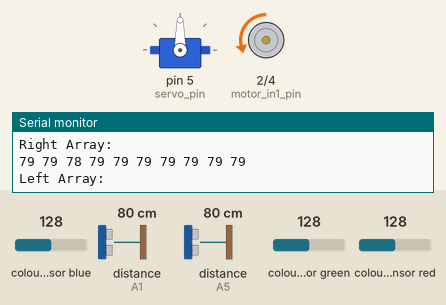
Simulated run of this sketch. Board: Arduino Uno, built with avr-gcc and run on an emulated ATmega328P. Shown: servo, motor-driver pin pairs drawn as motors (green arrow = first pin HIGH = forward, orange = second pin HIGH = backward, longer = more drive, scaled by the enable pin), the last lines printed to the serial monitor. Wiring (inferred from the names in the program): 2 × ultrasonic range finder: trigger A0, echo A1 / trigger A4, echo A5; TCS3200 colour sensor: output pin 9; S2 pin 11; S3 pin 10; S0 pin 13; S1 pin 12. The test bench sets the inputs (shaded band); at power-on: distance to the obstacle (sensors on A1, A5) 80 cm, colour sensor blue 128, colour sensor green 128, colour sensor red 128. The echo pulse lasts 58.3 µs per cm.

Above: at 1.3 s.
1.4 s: distance to the obstacle (sensor on A1) set to 253 cm
2.9 s: distance to the obstacle (sensor on A1) set to 262 cm
At 3.5 s:
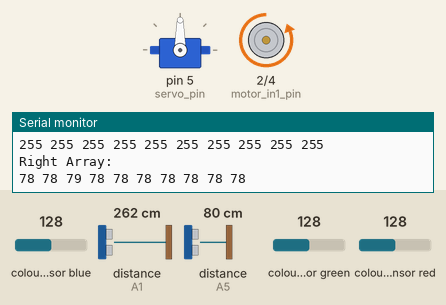
At 5.36 s:
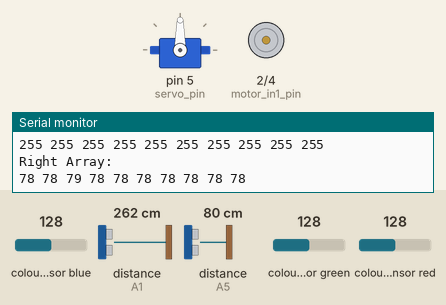
5.9 s: distance to the obstacle (sensor on A5) set to 2 cm
Timing chart, 0 to 9.2 s (numbered marks = the images above; inputs shaded):
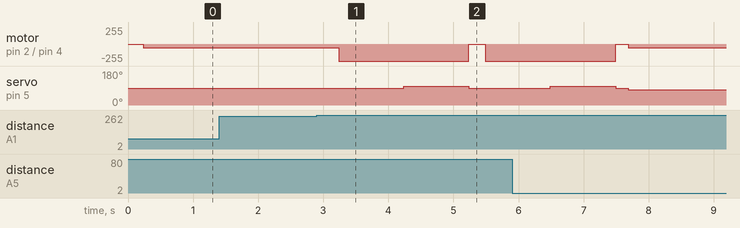

Measured:
- the behaviour switches between 257 and 258 cm on distance to the obstacle (sensor on A1) (found by bisection; images 0 and 1)
- after the input at 2.9 s, motor on pin 2 (motor_in1_pin) / pin 4 (motor_in2_pin): backward 56/255 → backward 255/255 after 0.34 s, → stopped 2.0 s later, → backward 255/255 0.25 s later; servo on pin 5 (servo_pin): 90° → 100° after 1.3 s, → 90° 1.0 s later

The sketch:

simple_ard_code.ino
```cpp
/*
   Rosserial serial_node to subscribe to cmd_vel and generate PWM signals for
   the motor speed controller
   Also publishes the PWM values to the chatter topic
   Also turns the robot by moving the servo
*/

// Import all the Header Files
#include <Servo.h>

/* Pin Configuration */
// Color sensor pins
#define S0 13
#define S1 12
#define S2 11
#define S3 10
#define sensorOut 9

// Servo PWM Pin
#define servo_pin 5

// Motor Config
#define max_pwm 255
#define motor_pwm_pin 3
#define motor_in1_pin 2
#define motor_in2_pin 4

// Ultrasonic Sensor Pins
#define trigger_us_left A0
#define echo_us_left A1
#define trigger_us_right A4
#define echo_us_right A5

// Velocity Parameters
#define max_linear_vel 0.22   // Range: 0-1
#define max_angular_vel 0.80  // Range: 0-1

/* Calibrated sensor values */
// Define the color thresholds here
#define O_lowerRed 27
#define O_upperRed 65
#define O_lowerGreen 65
#define O_upperGreen 105
#define O_lowerBlu 65
#define O_upperBlu 105

#define B_lowerRed 70
#define B_upperRed 165
#define B_lowerGreen 25
#define B_upperGreen 110
#define B_lowerBlu 15
#define B_upperBlu 80

/* Global Variables */
// Distance calculation
long timeElapsed = 0;
float distance = 0;

// Define the number of elements in the array
#define max_array_size 10

// Define the distance threshold
#define distance_extreme_right 25
#define distance_extreme_left 25
#define distance_center 30
#define distance_max 255

// Stores frequency read by the photodiodes
int redFrequency = 0;
int greenFrequency = 0;
int blueFrequency = 0;
String color = "";

// Command angle for the servo
int servo_angle_pos = 90;

// Global iterator to iterate through the array
int global_iterator = 0;

// Arrays to store the distance values
int prox_sensor_left[max_array_size];
int prox_sensor_right[max_array_size];

// Variables to store the average of the array
int prox_sensor_left_avg = 0;
int prox_sensor_right_avg = 0;

Servo servo;

int get_distance_from_sensor(const int trigger_pin, const int echo_pin) {
  // Function to get the distance from the ultrasonic sensor
  // Trigger the ultrasonic sensor
  digitalWrite(trigger_pin, LOW);
  delayMicroseconds(2);
  digitalWrite(trigger_pin, HIGH);
  delayMicroseconds(10);
  digitalWrite(trigger_pin, LOW);

  // Get the time elapsed for the ultrasonic sensor to send and receive the
  // signal
  timeElapsed = pulseIn(echo_pin, HIGH);

  // Calculate the distance from the time elapsed
  distance = (timeElapsed * 0.034) / 2;

  // Distance has to be returned in integer, so ensure overflow doesnt happen
  return distance > 255 ? 255 : distance;
}

void redRead() {
  digitalWrite(S2, LOW);
  digitalWrite(S3, LOW);
  redFrequency = pulseIn(sensorOut, LOW);
}
void greenRead() {
  digitalWrite(S2, HIGH);
  digitalWrite(S3, HIGH);
  greenFrequency = pulseIn(sensorOut, LOW);
}
void blueRead() {
  digitalWrite(S2, LOW);
  digitalWrite(S3, HIGH);
  blueFrequency = pulseIn(sensorOut, LOW);
}

void colorSense() {
  redRead();
  greenRead();
  blueRead();
  // Condition to check if the color is orange
  if (O_lowerRed < redFrequency && redFrequency < O_upperRed &&
      O_lowerGreen < greenFrequency && greenFrequency < O_upperGreen &&
      O_lowerBlu < blueFrequency && blueFrequency < O_upperBlu) {
    color = "orange";
  }
  // Condition to check if the color is blue
  else if (B_lowerRed < redFrequency && redFrequency < B_upperRed &&
           B_lowerGreen < greenFrequency && greenFrequency < B_upperGreen &&
           B_lowerBlu < blueFrequency && blueFrequency < B_upperBlu) {
    color = "blue";
  } else {
    color = "none";
  }
}

int get_average(int array[]) {
  int sum = 0;
  for (int i = 0; i < max_array_size; i++) {
    sum += array[i];
  }
  return int(sum / max_array_size);
}

void move_robot(const float linear_vel, const float angular_vel) {
  // Linear velocity is the velocity of the robot in the forward direction
  // Angular velocity is the velocity of the robot in the angular direction
  // linear_vel and angular_vel are in the range of -1 to 1
  // Makes the motor drive in only forward direction with a PWM value of 0-255
  int pwm = linear_vel * max_pwm;
  int in1 = LOW;
  int in2 = HIGH;

  if (pwm < 0) {
    in1 = HIGH;
    in2 = LOW;
    pwm = pwm * -1;
  }

  // Write the values to the motor
  analogWrite(motor_pwm_pin, pwm);
  digitalWrite(motor_in1_pin, in1);
  digitalWrite(motor_in2_pin, in2);

  // Refactor the below code
  if (angular_vel > 0) {
    servo_angle_pos = 90 + (angular_vel * 10);
  } else if (angular_vel < 0) {
    servo_angle_pos = 90 + (angular_vel * 10);
  } else {
    servo_angle_pos = 90;
  }

  // Convert the servo angle position to the int
  servo_angle_pos = int(servo_angle_pos);
  // Write the servo angle position
  servo.write(servo_angle_pos);
}

void hard_coded_left_turn() {
  // Function to turn the robot left
  // Turn the robot left by 90 degrees
  move_robot(1, 0);
  delay(1000);
  move_robot(1, 1);
  delay(1000);
  move_robot(0, 0);
}

void hard_coded_right_turn() {
  // Function to turn the robot right
  // Turn the robot right by 90 degrees
  move_robot(1, 0);
  delay(1000);
  move_robot(1, -1);
  delay(1000);
  move_robot(0, 0);
}

void take_action() {
  // Function to take action based on the color sensed and the distance
  // calculated
  // If the color is none, check the distance
  // Condition to check if the robot is in the center of the path
  if (prox_sensor_left_avg < distance_max &&
      prox_sensor_left_avg > distance_center &&
      prox_sensor_right_avg < distance_max &&
      prox_sensor_right_avg > distance_center) {
    move_robot(max_linear_vel, 0);
    return;
  }
  // Condition to check if the robot is in the extreme left of the path
  else if (prox_sensor_left_avg < distance_extreme_left &&
           prox_sensor_right_avg > distance_center) {
    move_robot(max_linear_vel, max_angular_vel);
    return;
  }
  // Condition to check if the robot is in the extreme right of the path
  else if (prox_sensor_left_avg > distance_center &&
           prox_sensor_right_avg < distance_extreme_right) {
    move_robot(max_linear_vel, -max_angular_vel);
    return;
  }
  // Condition to check if the robot is in open left space
  else if (prox_sensor_left_avg >= distance_max &&
           prox_sensor_right_avg > distance_extreme_right) {
    // Insert a harcoded left turn here
    hard_coded_left_turn();
    return;
  }
  // Condition to check if the robot is in open right space
  else if (prox_sensor_left_avg > distance_extreme_left &&
           prox_sensor_right_avg >= distance_max) {
    // Insert a harcoded right turn here
    hard_coded_right_turn();
    return;
  }
}

void setup() {
  // Setup the color sensor pins
  pinMode(S0, OUTPUT);
  pinMode(S1, OUTPUT);
  pinMode(S2, OUTPUT);
  pinMode(S3, OUTPUT);
  pinMode(sensorOut, INPUT);
  // Setting frequency scaling to 20%
  digitalWrite(S0, HIGH);
  digitalWrite(S1, LOW);

  // Setup the motor pins
  pinMode(motor_pwm_pin, OUTPUT);
  pinMode(motor_in1_pin, OUTPUT);
  pinMode(motor_in2_pin, OUTPUT);

  // Set the motor to stop
  digitalWrite(motor_in1_pin, LOW);
  digitalWrite(motor_in2_pin, LOW);

  // Setup the ultrasonic sensor pins
  pinMode(trigger_us_left, OUTPUT);
  pinMode(trigger_us_right, OUTPUT);
  pinMode(echo_us_left, INPUT);
  pinMode(echo_us_right, INPUT);

  // Setup the servo
  servo.attach(servo_pin);
  servo.write(servo_angle_pos);
  delay(100);

  // Setup the serial communication
  Serial.begin(9600);
  Serial.println("Robot is ready");
}

void loop() {
  // Get the color values from the color sensor and publish them
  colorSense();

  if (global_iterator < max_array_size) {
    prox_sensor_left[global_iterator] =
        get_distance_from_sensor(trigger_us_left, echo_us_left);
    prox_sensor_right[global_iterator] =
        get_distance_from_sensor(trigger_us_right, echo_us_right);
    global_iterator++;
  }
  // If the array is full, calculate the average of the array and take action
  else if (global_iterator == max_array_size) {
    // Print the contents of array
    Serial.println("Left Array: ");
    for (int i = 0; i < max_array_size; i++) {
      Serial.print(prox_sensor_left[i]);
      Serial.print(" ");
    }
    Serial.println();
    Serial.println("Right Array: ");
    for (int i = 0; i < max_array_size; i++) {
      Serial.print(prox_sensor_right[i]);
      Serial.print(" ");
    }
    Serial.println();
    prox_sensor_left_avg = get_average(prox_sensor_left);
    prox_sensor_right_avg = get_average(prox_sensor_right);
    // Reset the global iterator
    global_iterator = 0;
    take_action();
  }
}
```
